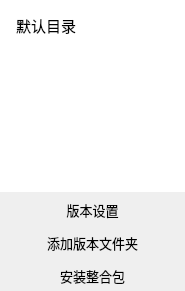
                <widget class="QWidget" name="widget_7" native="true">
                 <property name="maximumSize">
                  <size>
                   <width>185</width>
                   <height>16777215</height>
                  </size>
                 </property>
                 <property name="styleSheet">
                  <string notr="true">#listWidget{border-style:none;}
QListView::item {
    height: 30px;
	padding: 10px;
	border-left: 3px solid rgba(214, 214, 214,0);
}
QListView::item:hover {
	border-left: 3px solid rgb(214, 214, 214);
	background-color: transparent;
}
QListView::item:selected {
	background-color: transparent;
	color: black;
	border-left: 3px solid rgb(0, 150, 255);
}
QPushButton
{
	border-radius: 2px;background-color: rgba(255, 255, 255, 0);border-style:none;
}
QPushButton::hover
{
	border-radius: 2px;
	background-color: rgba(192, 192, 192, 128);
}
QPushButton::pressed
{
	background-color: rgba(0, 150, 255, 51);
}

QScrollArea{border-style:none;background-color: rgba(255, 255, 255, 0);}
/*设置垂直滚动条基本样式*/
QScrollBar:vertical
{
    width:8px;
    background:rgba(0,0,0,0%);
    margin:0px,0px,0px,0px;
    padding-top:9px;   /*留出9px给上面和下面的箭头*/
    padding-bottom:9px;
}
QScrollBar::handle:vertical
{
    width:8px;
    background: rgb(214, 214, 214);
    border-radius:3px;   /*滚动条两端变成椭圆*/
    min-height:;
}
QScrollBar::handle:vertical:hover
{
    width:8px;
    background:rgb(192, 192, 192);   /* 鼠标放到滚动条上的时候，颜色变深*/
    border-radius:4px;
    min-height:;
}
QScrollBar::add-line:vertical   /*这个应该是设置下箭头的，3.png就是箭头*/
{
    height:9px;width:8px;
    border-image:url(:/img/picture/caret-down_1.png);
    subcontrol-position:bottom;
}
QScrollBar::sub-line:vertical   /*设置上箭头*/
{
    height:9px;width:8px;
    border-image:url(:/img/picture/caret-up_1.png);
    subcontrol-position:top;
}
QScrollBar::add-line:vertical:hover   /*当鼠标放到下箭头上的时候*/
{
    height:9px;width:8px;
    border-image:url(:/img/picture/caret-down.png);
    subcontrol-position:bottom;
}
QScrollBar::sub-line:vertical:hover  /*当鼠标放到下箭头上的时候*/
{
    height:9px;width:8px;
    border-image:url(:/img/picture/caret-up.png);
    subcontrol-position:top;
}
QScrollBar::sub-page:vertical,QScrollBar::add-page:vertical   /*当滚动条滚动的时候，上面的部分和下面的部分*/
{
    background: rgba(235, 235, 235,150);
    border-radius:4px;
}
QScrollBar::add-page:vertical,QScrollBar::sub-page:vertical   /*当滚动条滚动的时候，上面的部分和下面的部分*/
{
    background: rgba(235, 235, 235,150);
    border-radius:4px;
}</string>
                 </property>
                 <layout class="QVBoxLayout" name="verticalLayout">
                  <property name="spacing">
                   <number>3</number>
                  </property>
                  <property name="leftMargin">
                   <number>0</number>
                  </property>
                  <property name="topMargin">
                   <number>0</number>
                  </property>
                  <property name="rightMargin">
                   <number>0</number>
                  </property>
                  <property name="bottomMargin">
                   <number>0</number>
                  </property>
                  <item>
                   <widget class="QListWidget" name="listWidget">
                    <property name="styleSheet">
                     <string notr="true">font-size: 15px;</string>
                    </property>
                    <property name="iconSize">
                     <size>
                      <width>24</width>
                      <height>24</height>
                     </size>
                    </property>
                    <item>
                     <property name="text">
                      <string>默认目录</string>
                     </property>
                     <property name="icon">
                      <iconset>
                       <normaloff>../../picture/folder.png</normaloff>../../picture/folder.png</iconset>
                     </property>
                    </item>
                   </widget>
                  </item>
                  <item>
                   <widget class="QPushButton" name="pushButton_38">
                    <property name="minimumSize">
                     <size>
                      <width>0</width>
                      <height>30</height>
                     </size>
                    </property>
                    <property name="styleSheet">
                     <string notr="true">font-size: 13px;</string>
                    </property>
                    <property name="text">
                     <string>版本设置</string>
                    </property>
                    <property name="icon">
                     <iconset>
                      <normaloff>../../picture/settings.png</normaloff>../../picture/settings.png</iconset>
                    </property>
                   </widget>
                  </item>
                  <item>
                   <widget class="QPushButton" name="pushButton_36">
                    <property name="minimumSize">
                     <size>
                      <width>0</width>
                      <height>30</height>
                     </size>
                    </property>
                    <property name="styleSheet">
                     <string notr="true">font-size: 13px;</string>
                    </property>
                    <property name="text">
                     <string>添加版本文件夹</string>
                    </property>
                    <property name="icon">
                     <iconset>
                      <normaloff>../../picture/folder_add.png</normaloff>../../picture/folder_add.png</iconset>
                    </property>
                   </widget>
                  </item>
                  <item>
                   <widget class="QPushButton" name="pushButton_37">
                    <property name="minimumSize">
                     <size>
                      <width>0</width>
                      <height>30</height>
                     </size>
                    </property>
                    <property name="styleSheet">
                     <string notr="true">font-size: 13px;</string>
                    </property>
                    <property name="text">
                     <string>安装整合包</string>
                    </property>
                    <property name="icon">
                     <iconset>
                      <normaloff>../../picture/add.png</normaloff>../../picture/add.png</iconset>
                    </property>
                   </widget>
                  </item>
                 </layout>
                </widget>
